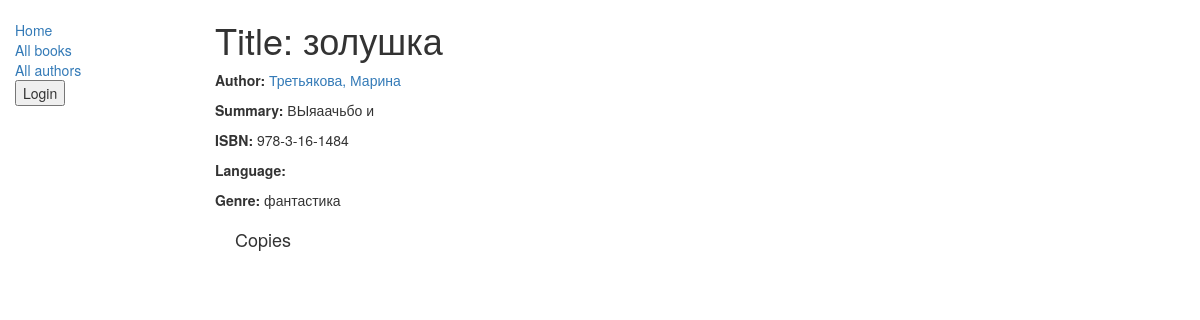
/book/2/, run on an earlier commit of the app's database.
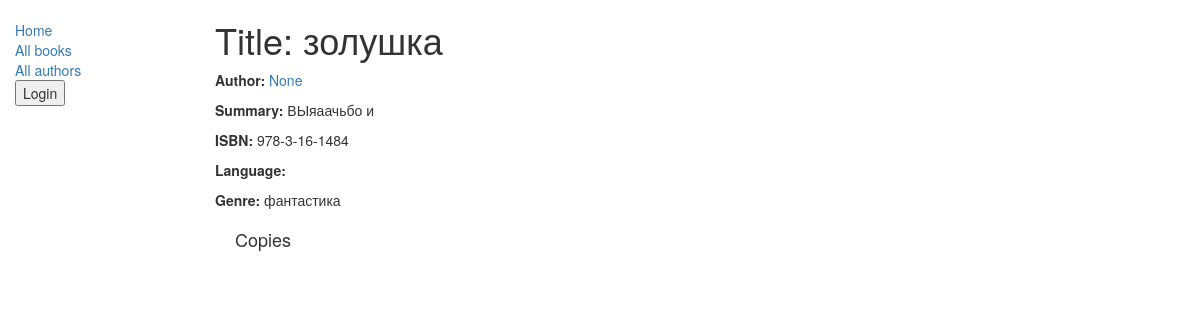
And on a later commit of the database.
### catalog/models.py (models this page shows, shortened)
class Book(models.Model):
    title = models.CharField(max_length=200)
    author = models.ForeignKey('Author', on_delete=models.SET_NULL, null=True)
    summary = models.TextField(max_length=1000, help_text="Enter a brief description of the book")
    isbn = models.CharField('ISBN', max_length=13, help_text='13 Character <a href="https://www.isbn-international.org/content/what-isbn">ISBN number</a>')
    genre = models.ManyToManyField(Genre, help_text="Select a genre for this book")
    RATING_CHOICES = [
        (1, '1'),
        (2, '2'),
        (3, '3'),
        (4, '4'),
        (5, '5'),
    ]
    rating = models.PositiveSmallIntegerField(choices=RATING_CHOICES, null=True, blank=True,
                                               help_text="Rate this book from 1 to 5")

class Author(models.Model):
    first_name = models.CharField(max_length=100)
    last_name = models.CharField(max_length=100)
    date_of_birth = models.DateField(null=True, blank=True)
    date_of_death = models.DateField('Died', null=True, blank=True)
    def get_absolute_url(self):
        return reverse('catalog:author-detail', args=[str(self.id)])
    def __str__(self):
        return '%s, %s' % (self.last_name, self.first_name)
    class Meta:
        ordering = ['last_name']

### catalog/views.py (the view, shortened to what this page needs)
# urls.py: path('book/<int:pk>/', BookDetailView.as_view(), name='book-detail'),
class BookDetailView(generic.DetailView):
    model = Book
    template_name = 'books/book_detail.html'

### catalog/models.py (called while the page is built)
    def __str__(self):
        return self.name

### catalog/templates/books/book_detail.html (shortened to what this page needs)
{% extends "layout/base.html" %}
{% block content %}
  <h1>Title: {{ book.title }}</h1>
  <p><strong>Author:</strong> <a href="{{ book.author.get_absolute_url }}">{{ book.author }}</a></p>
  <p><strong>Summary:</strong> {{ book.summary }}</p>
  <p><strong>ISBN:</strong> {{ book.isbn }}</p>
  <p><strong>Language:</strong> {{ book.language }}</p>
  <p><strong>Genre:</strong> {% for genre in book.genre.all %} {{ genre }}{% if not forloop.last %}, {% endif %}{% endfor %}</p>
  <div style="margin-left:20px;margin-top:20px">
    <h4>Copies</h4>
  </div>
{% endblock %}

What changed in the data, as far as the page shows it:
changed Book "золушка": author "Третьякова, Марина" → "None"
